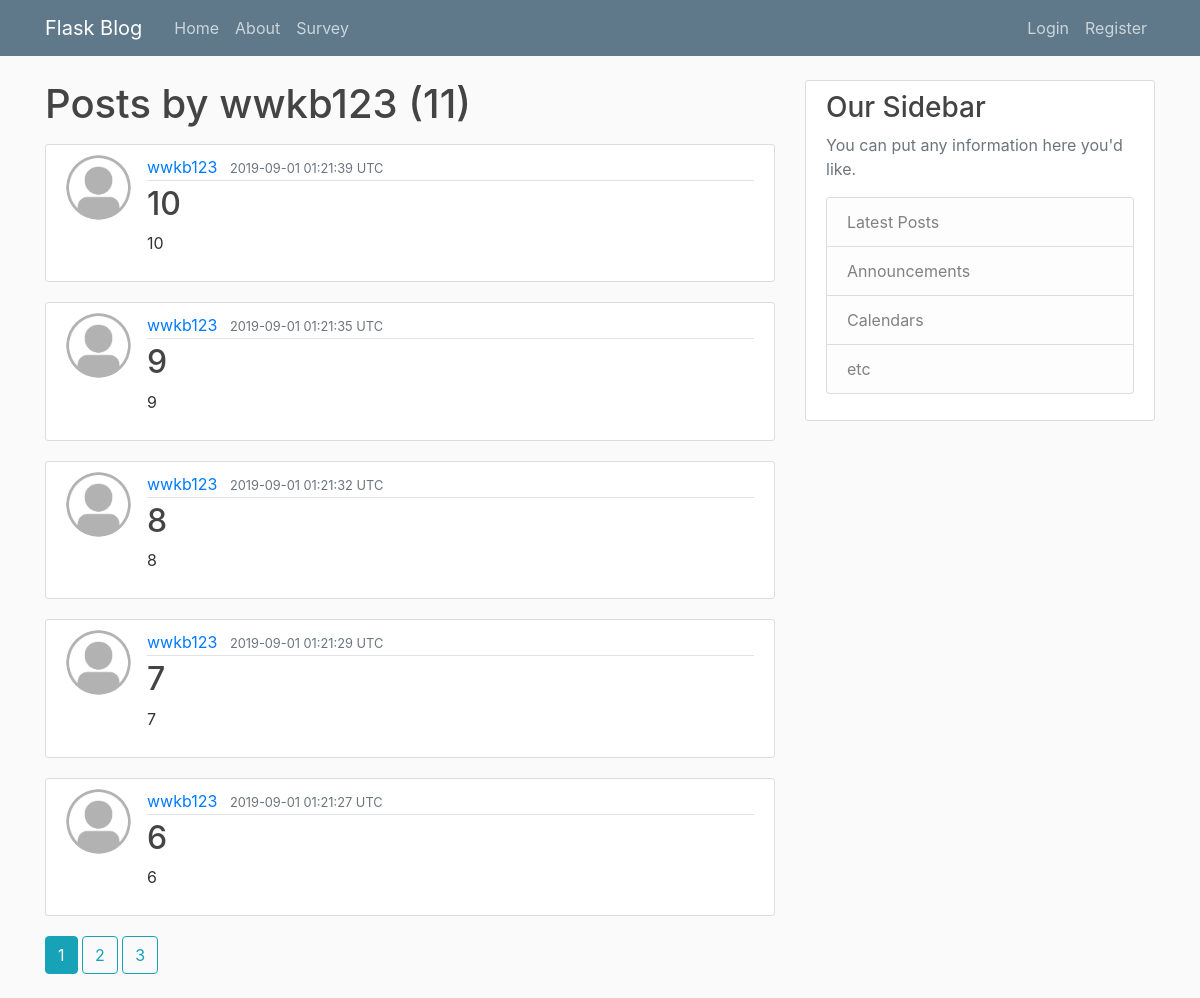
/user/wwkb123, run on the app's committed database.
### flaskblog/models.py (models this page shows, shortened)
class User(db.Model, UserMixin):
	id = db.Column(db.Integer, primary_key=True)
	username = db.Column(db.String(20), unique=True, nullable=False)
	email = db.Column(db.String(120), unique=True, nullable=False)
	image_file = db.Column(db.String(20), nullable=False, default='default.jpg')
	password = db.Column(db.String(60), nullable=False)
	posts = db.relationship('Post', backref='author', lazy=True)

class Post(db.Model):
	id = db.Column(db.Integer, primary_key=True)
	title = db.Column(db.String(100), nullable=False)
	date_posted = db.Column(db.DateTime, nullable=False, default=datetime.utcnow) # passing the utcnow function, not the value of the time
	content = db.Column(db.Text, nullable=False)
	user_id = db.Column(db.Integer, db.ForeignKey('user.id'))

### flaskblog/users/routes.py (the view)
@users.route("/user/<string:username>")
def user_posts(username):
    page = request.args.get('page', 1, type=int)  # passing from URL
    user = User.query.filter_by(username=username).first_or_404()
    posts = Post.query.filter_by(author=user)\
        .order_by(Post.date_posted.desc())\
        .paginate(page=page, per_page=5)
    return render_template('user_posts.html', posts=posts, user=user)

### flaskblog/templates/user_posts.html
{% extends "layout.html" %}
{% block content %}
    <h1 class='mb-3'>Posts by {{ user.username }} ({{ posts.total }})</h1>
    {% for post in posts.items %}
        <article class="media content-section">
          <img class="rounded-circle article-img" src="{{ url_for('static', filename='profile_pics/' + post.author.image_file) }}">
          <div class="media-body">
            <div class="article-metadata">
              <a class="mr-2" href="{{ url_for('users.user_posts', username=post.author.username) }}">{{ post.author.username }}</a>
              <small class="text-muted">{{ post.date_posted.strftime('%Y-%m-%d %H:%M:%S') }} UTC</small>
            </div>
            <h2><a class="article-title" href="{{ url_for('posts.post', post_id=post.id) }}">{{ post.title }}</a></h2>
            <p class="article-content">{{ post.content }}</p>
          </div>
        </article>
    {% endfor %}
    {% for page_num in posts.iter_pages(left_edge=1, right_edge=1, left_current=1, right_current=2) %}
    {% if page_num %}
      {% if posts.page == page_num %}
      <a class="btn btn-info mb-4" href="{{ url_for('users.user_posts', username=user.username, page=page_num) }}">{{ page_num }}</a>
      {% else %}
        <a class="btn btn-outline-info mb-4" href="{{ url_for('users.user_posts', username=user.username, page=page_num) }}">{{ page_num }}</a>
      {% endif %}
    {% else %}
      ...
    {% endif %}
    {% endfor %}
{% endblock content %}

### flaskblog/static/main.css (style rules this page uses)
body { background: #fafafa; color: #333333; margin-top: 5rem; }
h1, h2, h3, h4, h5, h6 { color: #444444; }
.content-section { background: #ffffff; padding: 10px 20px; border: 1px solid #dddddd; border-radius: 3px; margin-bottom: 20px; }
.article-title { color: #444444; }
.article-content { white-space: pre-line; }
.article-img { height: 65px; width: 65px; margin-right: 16px; }
.article-metadata { padding-bottom: 1px; margin-bottom: 4px; border-bottom: 1px solid #e3e3e3 }

### data on the page
User: username "wwkb123"
Post: image_file (placeholder picture), author.username "wwkb123", date_posted "2019-09-01 01:21:39", title "10", content "10"
Post: image_file (placeholder picture), author.username "wwkb123", date_posted "2019-09-01 01:21:35", title "9", content "9"
Post: image_file (placeholder picture), author.username "wwkb123", date_posted "2019-09-01 01:21:32", title "8", content "8"
Post: image_file (placeholder picture), author.username "wwkb123", date_posted "2019-09-01 01:21:29", title "7", content "7"
Post: image_file (placeholder picture), author.username "wwkb123", date_posted "2019-09-01 01:21:27", title "6", content "6"

### other printed values
{{ posts.total }} "11"
{{ page_num }} "1"
{{ page_num }} "2" "3"
